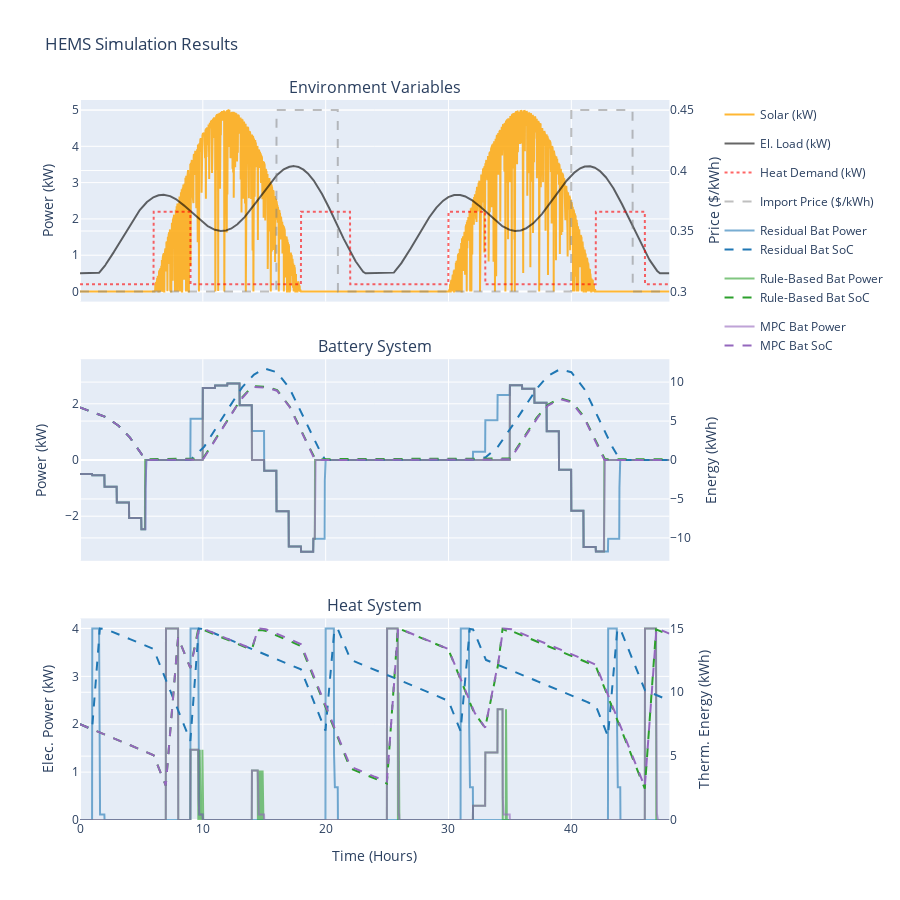

Notebook code for this chart:
### Code cell
# Run Experiments
config = HEMSConfig(days=2)

# 1. Residual Optimizer + PassThrough
print("Running Residual Optimizer...")
np.random.seed(42) # Reset seed for fair comparison
res_history = run_simulation(ResidualOptimizer(), PassThroughController(), config)

# 2. Rule-Based Optimizer + S2 Controller
print("Running Rule-Based Optimizer...")
np.random.seed(42) # Reset seed for fair comparison
rb_history = run_simulation(RuleBasedOptimizer(), S2FillRateController(), config)

print("Running MPC Optimizer...")
np.random.seed(42) # Reset seed for fair comparison
mpc_history = run_simulation(MPCOptimizer(), PassThroughController(), config)

# Plot Comparison
results = {
    "Residual": res_history,
    "Rule-Based": rb_history,
    "MPC": mpc_history
}

plot_results(results)

### Figure 1 — Plotly figure (JSON) as saved in the notebook; plotly's stock layout.template omitted (floating-point values rounded to 4 significant figures; data arrays with more than 128 entries replaced by an {"elided": "..."} marker saying what was removed)
{"data": [{"line": {"color": "orange"}, "name": "Solar (kW)", "opacity": 0.8, "type": "scatter", "x": {"elided": "2880 float values"}, "xaxis": "x", "y": {"elided": "2880 float values"}, "yaxis": "y"}, {"line": {"color": "black"}, "name": "El. Load (kW)", "opacity": 0.6, "type": "scatter", "x": {"elided": "2880 float values"}, "xaxis": "x", "y": {"elided": "2880 float values"}, "yaxis": "y"}, {"line": {"color": "red", "dash": "dot"}, "name": "Heat Demand (kW)", "opacity": 0.6, "type": "scatter", "x": {"elided": "2880 float values"}, "xaxis": "x", "y": {"elided": "2880 float values"}, "yaxis": "y"}, {"line": {"color": "gray", "dash": "dash"}, "name": "Import Price ($/kWh)", "opacity": 0.5, "type": "scatter", "x": {"elided": "2880 float values"}, "xaxis": "x", "y": {"elided": "2880 float values"}, "yaxis": "y2"}, {"legendgroup": "Residual", "line": {"color": "#1f77b4"}, "name": "Residual Bat Power", "opacity": 0.6, "type": "scatter", "x": {"elided": "2880 float values"}, "xaxis": "x2", "y": {"elided": "2880 float values"}, "yaxis": "y3"}, {"legendgroup": "Residual", "line": {"color": "#1f77b4", "dash": "dash", "width": 2}, "name": "Residual Bat SoC", "type": "scatter", "x": {"elided": "2880 float values"}, "xaxis": "x2", "y": {"elided": "2880 float values"}, "yaxis": "y4"}, {"legendgroup": "Residual", "line": {"color": "#1f77b4"}, "name": "Residual HP Power", "opacity": 0.6, "showlegend": false, "type": "scatter", "x": {"elided": "2880 float values"}, "xaxis": "x3", "y": {"elided": "2880 float values"}, "yaxis": "y5"}, {"legendgroup": "Residual", "line": {"color": "#1f77b4", "dash": "dash", "width": 2}, "name": "Residual Heat SoC", "showlegend": false, "type": "scatter", "x": {"elided": "2880 float values"}, "xaxis": "x3", "y": {"elided": "2880 float values"}, "yaxis": "y6"}, {"legendgroup": "Rule-Based", "line": {"color": "#2ca02c"}, "name": "Rule-Based Bat Power", "opacity": 0.6, "type": "scatter", "x": {"elided": "2880 float values"}, "xaxis": "x2", "y": {"elided": "2880 float values"}, "yaxis": "y3"}, {"legendgroup": "Rule-Based", "line": {"color": "#2ca02c", "dash": "dash", "width": 2}, "name": "Rule-Based Bat SoC", "type": "scatter", "x": {"elided": "2880 float values"}, "xaxis": "x2", "y": {"elided": "2880 float values"}, "yaxis": "y4"}, {"legendgroup": "Rule-Based", "line": {"color": "#2ca02c"}, "name": "Rule-Based HP Power", "opacity": 0.6, "showlegend": false, "type": "scatter", "x": {"elided": "2880 float values"}, "xaxis": "x3", "y": {"elided": "2880 float values"}, "yaxis": "y5"}, {"legendgroup": "Rule-Based", "line": {"color": "#2ca02c", "dash": "dash", "width": 2}, "name": "Rule-Based Heat SoC", "showlegend": false, "type": "scatter", "x": {"elided": "2880 float values"}, "xaxis": "x3", "y": {"elided": "2880 float values"}, "yaxis": "y6"}, {"legendgroup": "MPC", "line": {"color": "#9467bd"}, "name": "MPC Bat Power", "opacity": 0.6, "type": "scatter", "x": {"elided": "2880 float values"}, "xaxis": "x2", "y": {"elided": "2880 float values"}, "yaxis": "y3"}, {"legendgroup": "MPC", "line": {"color": "#9467bd", "dash": "dash", "width": 2}, "name": "MPC Bat SoC", "type": "scatter", "x": {"elided": "2880 float values"}, "xaxis": "x2", "y": {"elided": "2880 float values"}, "yaxis": "y4"}, {"legendgroup": "MPC", "line": {"color": "#9467bd"}, "name": "MPC HP Power", "opacity": 0.6, "showlegend": false, "type": "scatter", "x": {"elided": "2880 float values"}, "xaxis": "x3", "y": {"elided": "2880 float values"}, "yaxis": "y5"}, {"legendgroup": "MPC", "line": {"color": "#9467bd", "dash": "dash", "width": 2}, "name": "MPC Heat SoC", "showlegend": false, "type": "scatter", "x": {"elided": "2880 float values"}, "xaxis": "x3", "y": {"elided": "2880 float values"}, "yaxis": "y6"}], "layout": {"annotations": [{"font": {"size": 16}, "showarrow": false, "text": "Environment Variables", "x": 0.47, "xanchor": "center", "xref": "paper", "y": 1, "yanchor": "bottom", "yref": "paper"}, {"font": {"size": 16}, "showarrow": false, "text": "Battery System", "x": 0.47, "xanchor": "center", "xref": "paper", "y": 0.64, "yanchor": "bottom", "yref": "paper"}, {"font": {"size": 16}, "showarrow": false, "text": "Heat System", "x": 0.47, "xanchor": "center", "xref": "paper", "y": 0.28, "yanchor": "bottom", "yref": "paper"}], "height": 900, "hovermode": "x unified", "title": {"text": "HEMS Simulation Results"}, "xaxis": {"anchor": "y", "domain": [0, 0.94], "matches": "x3", "showticklabels": false}, "xaxis2": {"anchor": "y3", "domain": [0, 0.94], "matches": "x3", "showticklabels": false}, "xaxis3": {"anchor": "y5", "domain": [0, 0.94], "title": {"text": "Time (Hours)"}}, "yaxis": {"anchor": "x", "domain": [0.72, 1], "title": {"text": "Power (kW)"}}, "yaxis2": {"anchor": "x", "overlaying": "y", "side": "right", "title": {"text": "Price ($/kWh)"}}, "yaxis3": {"anchor": "x2", "domain": [0.36, 0.64], "range": [-3.587, 3.587], "title": {"text": "Power (kW)"}}, "yaxis4": {"anchor": "x2", "overlaying": "y3", "range": [-12.94, 12.94], "side": "right", "title": {"text": "Energy (kWh)"}}, "yaxis5": {"anchor": "x3", "domain": [0, 0.28], "rangemode": "tozero", "title": {"text": "Elec. Power (kW)"}}, "yaxis6": {"anchor": "x3", "overlaying": "y5", "rangemode": "tozero", "side": "right", "title": {"text": "Therm. Energy (kWh)"}}}}
